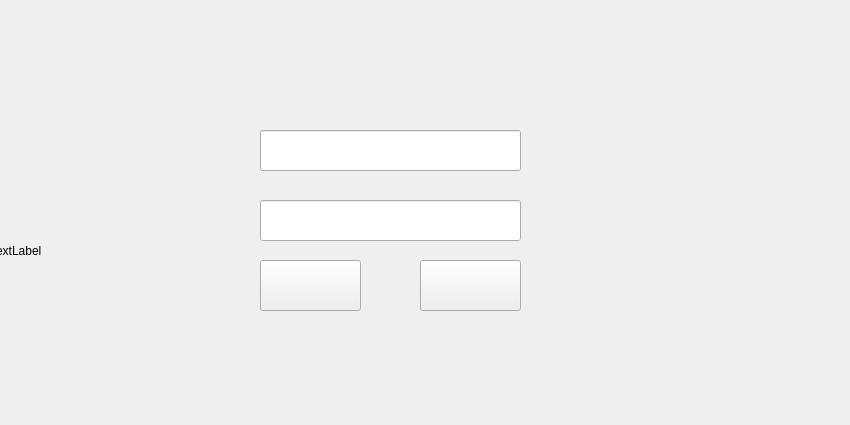
<?xml version="1.0" encoding="UTF-8"?>
<ui version="4.0">
 <class>Register</class>
 <widget class="QWidget" name="Register">
  <property name="geometry">
   <rect>
    <x>0</x>
    <y>0</y>
    <width>850</width>
    <height>425</height>
   </rect>
  </property>
  <property name="windowTitle">
   <string>Form</string>
  </property>
  <widget class="QLineEdit" name="lineEdit">
   <property name="geometry">
    <rect>
     <x>260</x>
     <y>130</y>
     <width>261</width>
     <height>41</height>
    </rect>
   </property>
  </widget>
  <widget class="QLineEdit" name="lineEdit_2">
   <property name="geometry">
    <rect>
     <x>260</x>
     <y>200</y>
     <width>261</width>
     <height>41</height>
    </rect>
   </property>
  </widget>
  <widget class="QPushButton" name="pushButton">
   <property name="geometry">
    <rect>
     <x>260</x>
     <y>260</y>
     <width>101</width>
     <height>51</height>
    </rect>
   </property>
   <property name="text">
    <string/>
   </property>
  </widget>
  <widget class="QLabel" name="label">
   <property name="geometry">
    <rect>
     <x>-10</x>
     <y>-80</y>
     <width>871</width>
     <height>661</height>
    </rect>
   </property>
   <property name="text">
    <string>TextLabel</string>
   </property>
  </widget>
  <widget class="QPushButton" name="pushButton_2">
   <property name="geometry">
    <rect>
     <x>420</x>
     <y>260</y>
     <width>101</width>
     <height>51</height>
    </rect>
   </property>
   <property name="text">
    <string/>
   </property>
  </widget>
  <zorder>label</zorder>
  <zorder>lineEdit</zorder>
  <zorder>lineEdit_2</zorder>
  <zorder>pushButton</zorder>
  <zorder>pushButton_2</zorder>
 </widget>
 <resources/>
 <connections/>
</ui>
